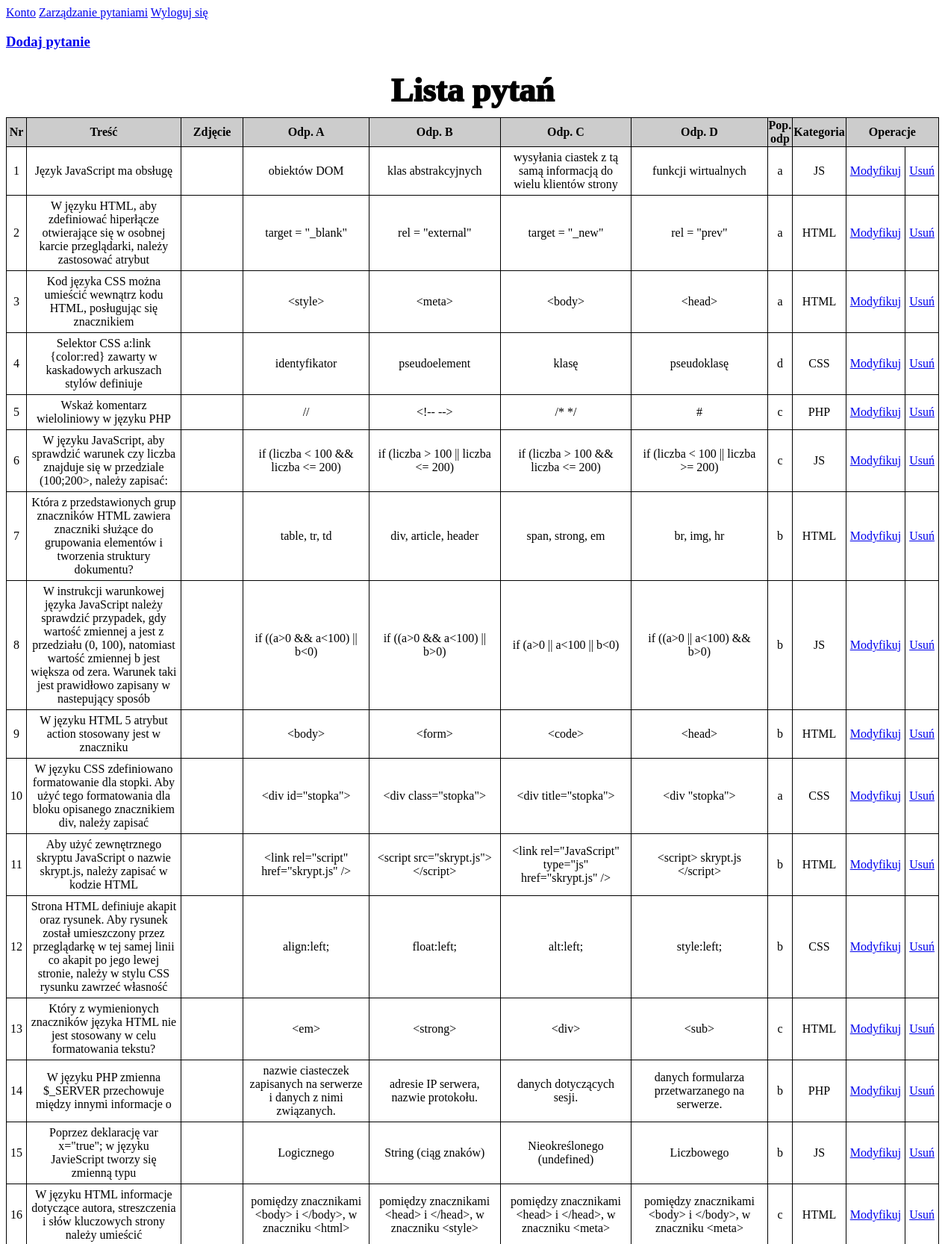
Page /pytania.php (signed in, upper part) on the committed database.
### tables this page shows
CREATE TABLE `pytania` (
  `id_pyt` int(2) NOT NULL,
  `nr_pyt` int(11) NOT NULL,
  `tresc` varchar(230) DEFAULT NULL,
  `obraz` varchar(64) DEFAULT NULL,
  `a` varchar(255) DEFAULT NULL,
  `b` varchar(255) DEFAULT NULL,
  `c` varchar(255) DEFAULT NULL,
  `d` varchar(255) DEFAULT NULL,
  `pop_odp` varchar(5) DEFAULT NULL,
  `kategoria` varchar(4) DEFAULT NULL
);

### pytania.php (the view, shortened to what this page needs)
<!DOCTYPE html>
<html lang="en">
<head>
    <link rel="stylesheet" href="style.css">
</head>
<body>
    <nav>
        <a href="admin.php">Konto</a>
        <a href="pytania.php">Zarządzanie pytaniami</a>
        <a href="logout.php">Wyloguj się</a>
    </nav>
    <section>
        <p>
        <h3><a href="add.php">Dodaj pytanie</a></li>
        </h3>
        </p>
        <table>
            <caption>
                Lista pytań
            </caption>
            <tr>
                <th>Nr</th>
                <th>Treść</th>
                <th>Zdjęcie</th>
                <th>Odp. A</th>
                <th>Odp. B</th>
                <th>Odp. C</th>
                <th>Odp. D</th>
                <th>Pop. odp</th>
                <th>Kategoria</th>
                <th colspan="2">Operacje</th>
            </tr>
            <?php
            require_once 'connect.php';
            $conn = new mysqli($host, $db_user, $db_pass, $db_name);
            $sql1 = "SELECT * FROM pytania";
            $q1 = $conn->query($sql1);
            if ($q1->num_rows > 0) {
                while ($fa = $q1->fetch_assoc()) {
                    echo "<tr>
                    <td>{$fa['nr_pyt']}</td>
                    <td>" . htmlspecialchars($fa['tresc']) . "</td>
                    <td>" . htmlspecialchars($fa['obraz']) . "</td>
                    <td>" . htmlspecialchars($fa['a']) . "</td>
                    <td>" . htmlspecialchars($fa['b']) . "</td>
                    <td>" . htmlspecialchars($fa['c']) . "</td>
                    <td>" . htmlspecialchars($fa['d']) . "</td>
                    <td>" . htmlspecialchars($fa['pop_odp']) . "</td>
                    <td>" . htmlspecialchars($fa['kategoria']) . "</td>
                    <td><a href='modify.php?id={$fa['id_pyt']}'>Modyfikuj</a></td>
                    <td><a href='delete.php?id={$fa['id_pyt']}'>Usuń</a></td>
                    </tr>";
                }
            } else {
                echo "<tr><td colspan='9'>Brak wyników</td></tr>";
            }
            ?>
        </table>
    </section>
</body>
</html>

### style.css (style rules this page uses)
table, th, td { border: 1px solid #000; }
table { border-collapse: collapse; }
caption { margin: 10px; font-size: 45px; font-weight: 1000; }
th { background-color: #ccc; }
td { padding: 5px; text-align: center; }

### rows in the picture
pytania: nr_pyt "1", tresc "Język JavaScript ma obsługę", a "obiektów DOM", b "klas abstrakcyjnych", c "wysyłania ciastek z tą samą informacją do wielu klientów strony", d "funkcji wirtualnych", pop_odp "a", kategoria "JS"
pytania: nr_pyt "2", tresc "W języku HTML, aby zdefiniować hiperłącze otwierające się w osobnej karcie przeglądarki, należy zastosować atrybut", a "target = \"_blank\"", b "rel = \"external\"", c "target = \"_new\"", d "rel = \"prev\"", pop_odp "a", kategoria "HTML"
pytania: nr_pyt "3", tresc "Kod języka CSS można umieścić wewnątrz kodu HTML, posługując się znacznikiem", a "<style>", b "<meta>", c "<body>", d "<head>", pop_odp "a", kategoria "HTML"
pytania: nr_pyt "4", tresc "Selektor CSS a:link {color:red} zawarty w kaskadowych arkuszach stylów definiuje", a "identyfikator", b "pseudoelement", c "klasę", d "pseudoklasę", pop_odp "d", kategoria "CSS"
pytania: nr_pyt "5", tresc "Wskaż komentarz wieloliniowy w języku PHP", a "//", b "<!-- -->", c "/* */", d "#", pop_odp "c", kategoria "PHP"
pytania: nr_pyt "6", tresc "W języku JavaScript, aby sprawdzić warunek czy liczba znajduje się w przedziale (100;200>, należy zapisać:", a "if (liczba < 100 && liczba <= 200)", b "if (liczba > 100 || liczba <= 200)", c "if (liczba > 100 && liczba <= 200)", d "if (liczba < 100 || liczba >= 200)", pop_odp "c", kategoria "JS"
pytania: nr_pyt "7", tresc "Która z przedstawionych grup znaczników HTML zawiera znaczniki służące do grupowania elementów i tworzenia struktury dokumentu?", a "table, tr, td", b "div, article, header", c "span, strong, em", d "br, img, hr", pop_odp "b", kategoria "HTML"
pytania: nr_pyt "8", tresc "W instrukcji warunkowej języka JavaScript należy sprawdzić przypadek, gdy wartość zmiennej a jest z przedziału (0, 100), natomiast wartość zmiennej b jest większa od zera. Warunek taki jest prawidłowo zapisany w nastepujący sposób", a "if ((a>0 && a<100) || b<0)", b "if ((a>0 && a<100) || b>0)", c "if (a>0 || a<100 || b<0)", d "if ((a>0 || a<100) && b>0)", pop_odp "b", kategoria "JS"
pytania: nr_pyt "9", tresc "W języku HTML 5 atrybut action stosowany jest w znaczniku", a "<body>", b "<form>", c "<code>", d "<head>", pop_odp "b", kategoria "HTML"
pytania: nr_pyt "10", tresc "W języku CSS zdefiniowano formatowanie dla stopki. Aby użyć tego formatowania dla bloku opisanego znacznikiem div, należy zapisać", a "<div id=\"stopka\">", b "<div class=\"stopka\">", c "<div title=\"stopka\">", d "<div \"stopka\">", pop_odp "a", kategoria "CSS"
pytania: nr_pyt "11", tresc "Aby użyć zewnętrznego skryptu JavaScript o nazwie skrypt.js, należy zapisać w kodzie HTML", a "<link rel=\"script\" href=\"skrypt.js\" />", b "<script src=\"skrypt.js\"></script>", c "<link rel=\"JavaScript\" type=\"js\" href=\"skrypt.js\" />", d "<script> skrypt.js </script>", pop_odp "b", kategoria "HTML"
pytania: nr_pyt "12", tresc "Strona HTML definiuje akapit oraz rysunek. Aby rysunek został umieszczony przez przeglądarkę w tej samej linii co akapit po jego lewej stronie, należy w stylu CSS rysunku zawrzeć własność", a "align:left;", b "float:left;", c "alt:left;", d "style:left;", pop_odp "b", kategoria "CSS"
pytania: nr_pyt "13", tresc "Który z wymienionych znaczników języka HTML nie jest stosowany w celu formatowania tekstu?", a "<em>", b "<strong>", c "<div>", d "<sub>", pop_odp "c", kategoria "HTML"
pytania: nr_pyt "14", tresc "W języku PHP zmienna $_SERVER przechowuje między innymi informacje o", a "nazwie ciasteczek zapisanych na serwerze i danych z nimi związanych.", b "adresie IP serwera, nazwie protokołu.", c "danych dotyczących sesji.", d "danych formularza przetwarzanego na serwerze.", pop_odp "b", kategoria "PHP"
pytania: nr_pyt "15", tresc "Poprzez deklarację var x=\"true\"; w języku JavieScript tworzy się zmienną typu", a "Logicznego", b "String (ciąg znaków)", c "Nieokreślonego (undefined)", d "Liczbowego", pop_odp "b", kategoria "JS"
pytania: nr_pyt "16", tresc "W języku HTML informacje dotyczące autora, streszczenia i słów kluczowych strony należy umieścić", a "pomiędzy znacznikami <body> i </body>, w znaczniku <html>", b "pomiędzy znacznikami <head> i </head>, w znaczniku <style>", c "pomiędzy znacznikami <head> i </head>, w znaczniku <meta>", d "pomiędzy znacznikami <body> i </body>, w znaczniku <meta>", pop_odp "c", kategoria "HTML"
